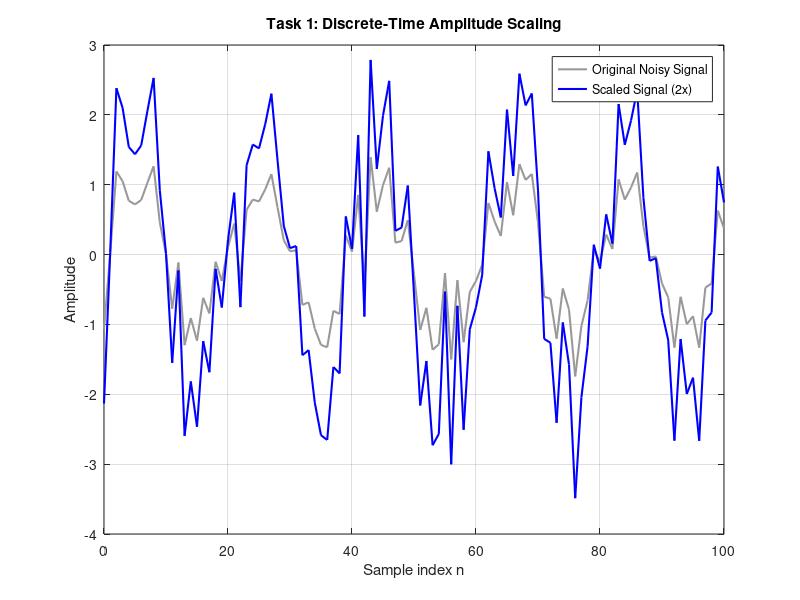
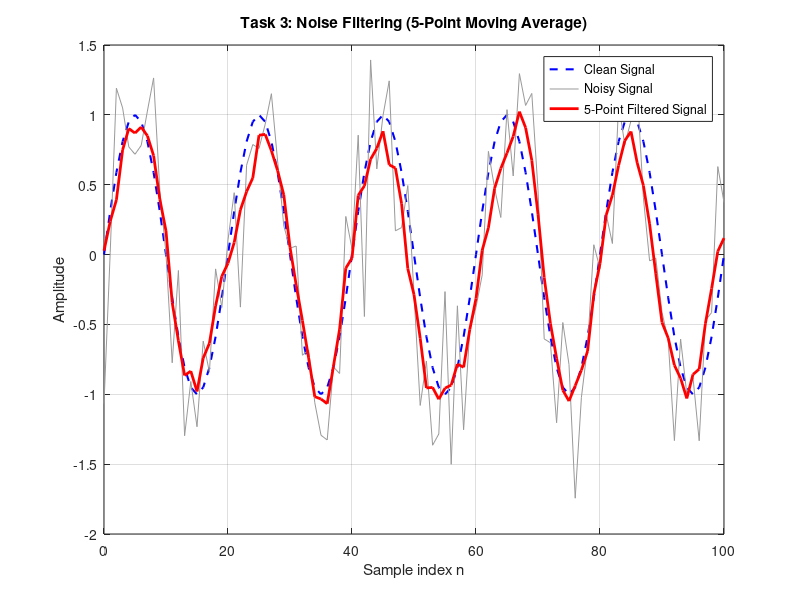
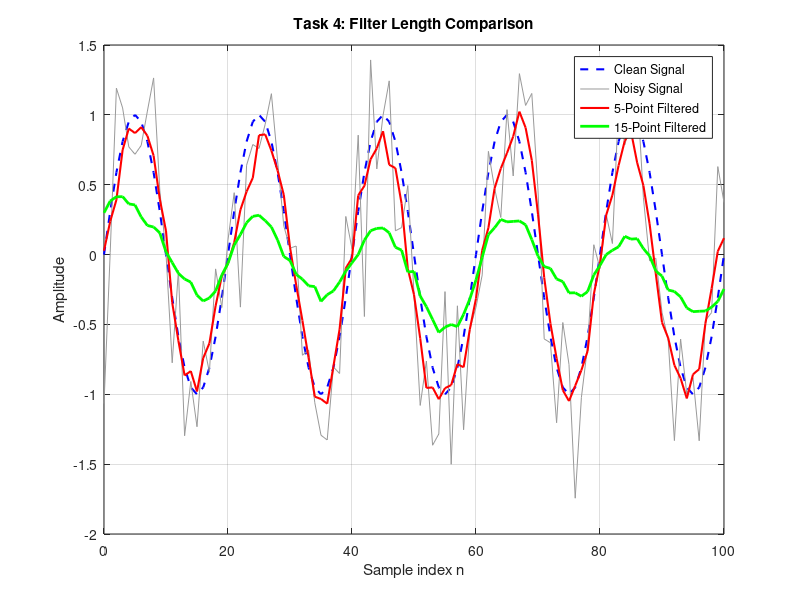
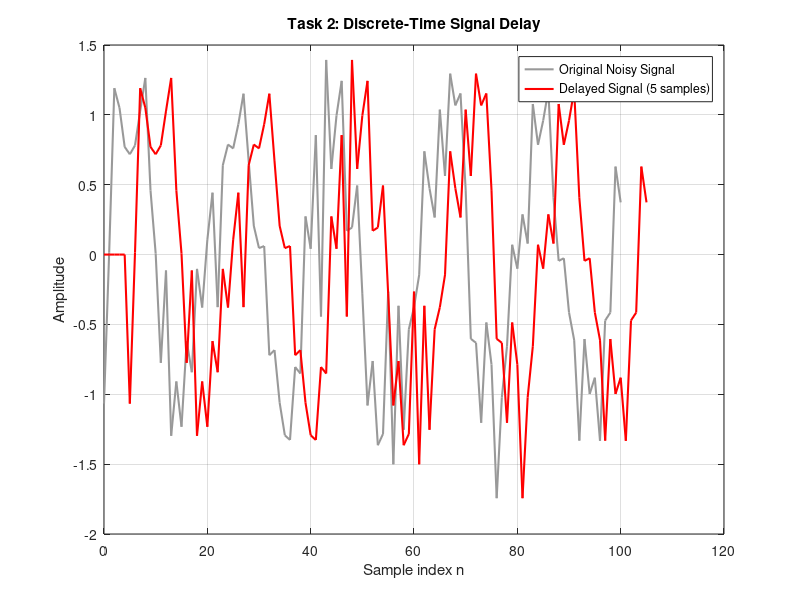

The MATLAB source for these figures, in order:
clear;
close all;
clc;

% Use the same random noise each time
rng(1);

%% Create a clean discrete-time signal
n = 0:100;
clean = sin(0.1*pi*n);

%% Add noise
noise = 0.4*randn(size(n));
measured = clean + noise;

%% Task 1: Amplitude Scaling
scaled = 2 * measured; % Multiply the noisy signal by 2

figure;
plot(n, measured, 'Color', [0.6 0.6 0.6], 'LineWidth', 1.5);
hold on;
plot(n, scaled, 'b', 'LineWidth', 1.5);
grid on;
xlabel('Sample index n');
ylabel('Amplitude');
title('Task 1: Discrete-Time Amplitude Scaling');
legend('Original Noisy Signal', 'Scaled Signal (2x)');
saveas(gcf, 'signal_operations.png');

%% Task 2: Signal Delay
delay = 5;
delayed = [zeros(1, delay), measured]; % Add zeros before the original signal

n_measured = 0:length(measured)-1;
n_delayed = 0:length(delayed)-1;

figure;
plot(n_measured, measured, 'Color', [0.6 0.6 0.6], 'LineWidth', 1.5);
hold on;
plot(n_delayed, delayed, 'r', 'LineWidth', 1.5);
grid on;
xlabel('Sample index n');
ylabel('Amplitude');
title('Task 2: Discrete-Time Signal Delay');
legend('Original Noisy Signal', 'Delayed Signal (5 samples)');

%% Task 3: Five-Point Moving-Average Filter
h5 = ones(1,5)/5;
filtered5 = conv(measured, h5, 'same');

figure;
plot(n, clean, '--b', 'LineWidth', 1.5);
hold on;
plot(n, measured, 'Color', [0.6 0.6 0.6]);
plot(n, filtered5, 'r', 'LineWidth', 2);
grid on;
xlabel('Sample index n');
ylabel('Amplitude');
title('Task 3: Noise Filtering (5-Point Moving Average)');
legend('Clean Signal', 'Noisy Signal', '5-Point Filtered Signal');
saveas(gcf, 'noise_filtering.png');

%% Task 4: Compare Two Filter Lengths
h15 = ones(1,15)/15;
filtered15 = conv(measured, h15, 'same');

figure;
plot(n, clean, '--b', 'LineWidth', 1.5);
hold on;
plot(n, measured, 'Color', [0.6 0.6 0.6]);
plot(n, filtered5, 'r', 'LineWidth', 1.5);
plot(n, filtered15, 'g', 'LineWidth', 2);
grid on;
xlabel('Sample index n');
ylabel('Amplitude');
title('Task 4: Filter Length Comparison');
legend('Clean Signal', 'Noisy Signal', '5-Point Filtered', '15-Point Filtered');
saveas(gcf, 'filter_comparison.png');
